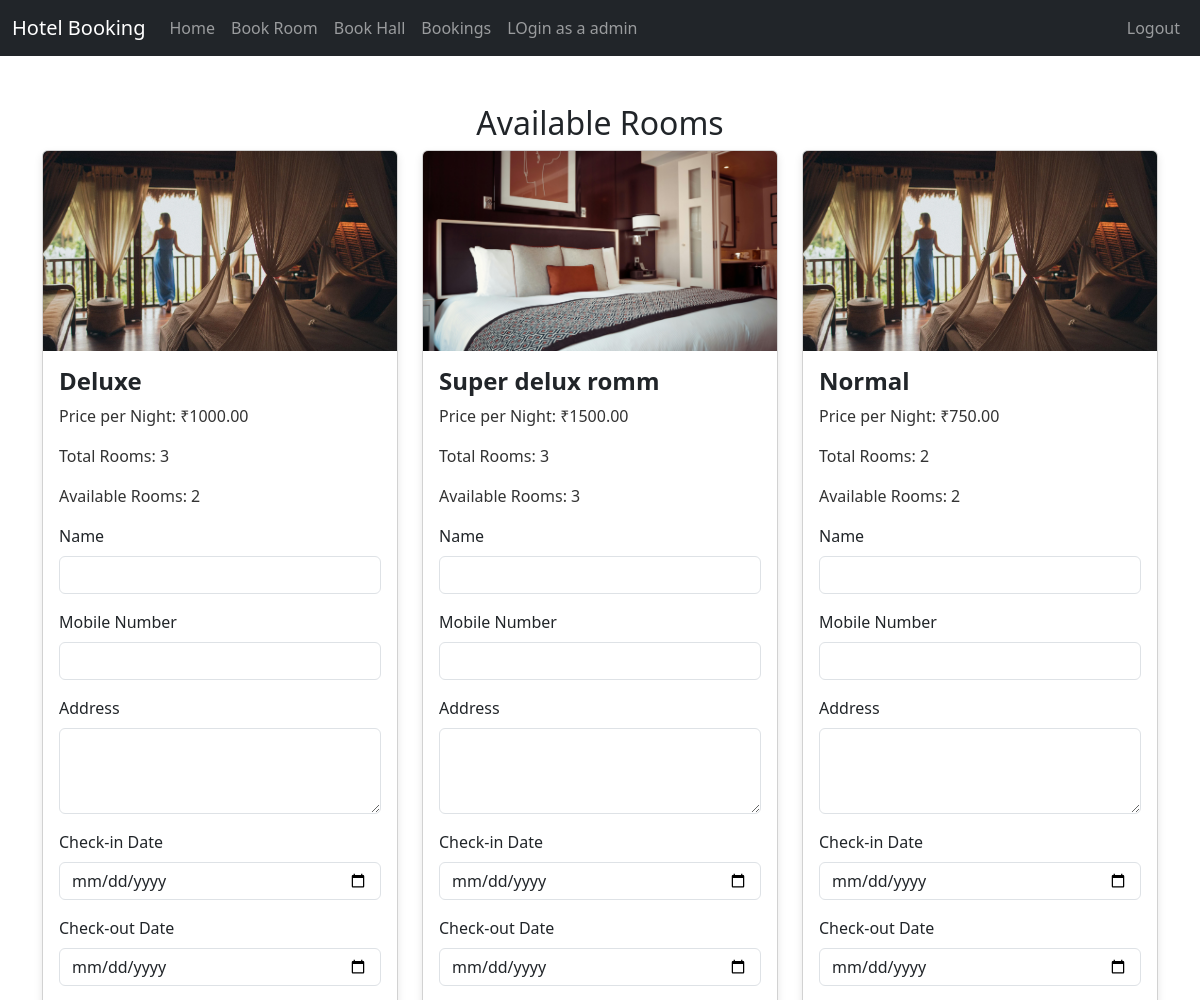
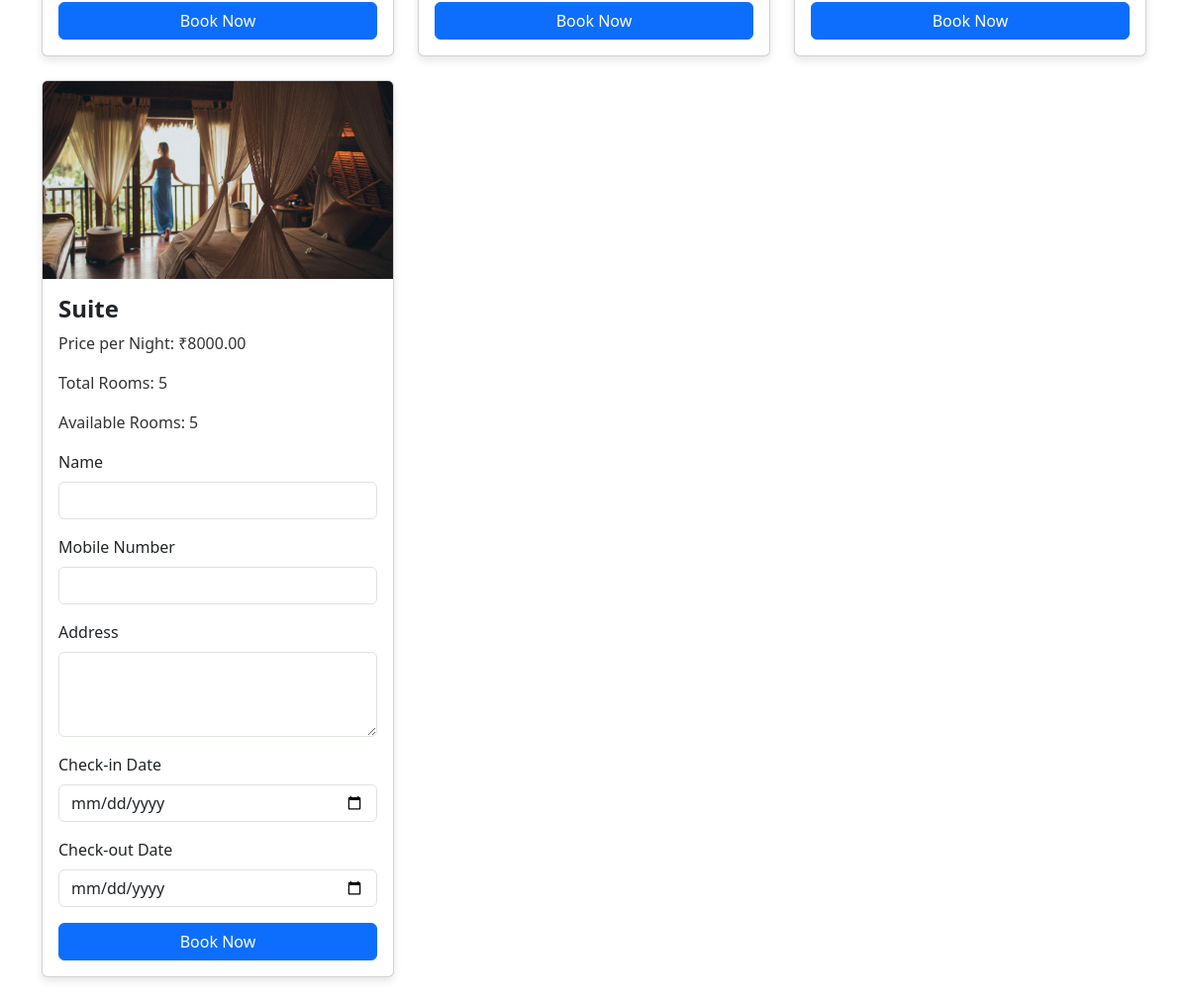
Screenshot of /book_room.php (signed in) with the database file from the repository (2 pictures, top to bottom).
### tables this page shows
CREATE TABLE `rooms` (
  `id` int(11) NOT NULL,
  `room_type` varchar(255) NOT NULL,
  `total_rooms` int(11) NOT NULL,
  `booked_rooms` int(11) DEFAULT 0,
  `image` varchar(255) DEFAULT NULL,
  `price_per_night` decimal(10,2) NOT NULL DEFAULT 0.00,
  `services` text DEFAULT NULL
);

### book_room.php (the view, shortened to what this page needs)
<?php
require_once 'db.php';
$stmt = $pdo->query("SELECT * FROM rooms");
$rooms = $stmt->fetchAll();
?>
<!DOCTYPE html>
<html lang="en">
<head>
    <link href="https://cdn.jsdelivr.net/npm/bootstrap@5.3.0-alpha1/dist/css/bootstrap.min.css" rel="stylesheet">
</head>
<body>
    <?php include 'nav.php'; ?>
    <div class="container mt-5">
        <h2>Available Rooms</h2>
        <div class="row">
            <?php foreach ($rooms as $room): ?>
                <div class="col-md-4 mb-4">
                    <div class="card">
                        <?php
                        $default_image = 'https://via.placeholder.com/400x200?text=No+Image';
                        $room_image = !empty($room['image']) ? htmlspecialchars($room['image']) : $default_image;
                        ?>
                        <img src="<?= $room_image ?>" class="card-img-top" alt="<?= ucfirst($room['room_type']) ?> Room">
                        <div class="card-body">
                            <h5 class="card-title"><?= ucfirst($room['room_type']) ?></h5>
                            <p class="card-text">Price per Night: ₹<?= $room['price_per_night'] ?></p>
                            <p class="card-text">Total Rooms: <?= $room['total_rooms'] ?></p>
                            <p class="card-text">Available Rooms: <?= $room['total_rooms'] - $room['booked_rooms'] ?></p>
                            <form method="POST" action="">
                                <div class="mb-3">
                                    <label for="name_<?= $room['room_type'] ?>" class="form-label">Name</label>
                                    <input type="text" class="form-control" id="name_<?= $room['room_type'] ?>" name="name" required>
                                </div>
                                <div class="mb-3">
                                    <label for="mobile_number_<?= $room['room_type'] ?>" class="form-label">Mobile Number</label>
                                    <input type="text" class="form-control" id="mobile_number_<?= $room['room_type'] ?>" name="mobile_number" required>
                                </div>
                                <div class="mb-3">
                                    <label for="address_<?= $room['room_type'] ?>" class="form-label">Address</label>
                                    <textarea class="form-control" id="address_<?= $room['room_type'] ?>" name="address" rows="3" required></textarea>
                                </div>
                                <div class="mb-3">
                                    <label for="check_in_date_<?= $room['room_type'] ?>" class="form-label">Check-in Date</label>
                                    <input type="date" class="form-control" id="check_in_date_<?= $room['room_type'] ?>" name="check_in_date" required>
                                </div>
                                <div class="mb-3">
                                    <label for="check_out_date_<?= $room['room_type'] ?>" class="form-label">Check-out Date</label>
                                    <input type="date" class="form-control" id="check_out_date_<?= $room['room_type'] ?>" name="check_out_date" required>
                                </div>
                                <button type="submit" class="btn btn-primary">Book Now</button>
                            </form>
                        </div>
                    </div>
                </div>
            <?php endforeach; ?>
        </div>
    </div>
</body>
</html>

### book_room.php (style rules this page uses)
body { background-color: #f8f9fa; font-family: 'Arial', sans-serif; }
.container { max-width: 1200px; margin-top: 50px; }
h2 { color: #0d6efd; text-align: center; margin-bottom: 30px; }
.card { border: none; border-radius: 10px; box-shadow: 0 4px 8px rgba(0, 0, 0, 0.1); transition: transform 0.3s ease; }
.card-img-top { height: 200px; object-fit: cover; border-top-left-radius: 10px; border-top-right-radius: 10px; }
.card-title { font-size: 1.5rem; font-weight: bold; color: #0d6efd; }
.card-text { font-size: 1rem; color: #333; }
.btn-primary { width: 100%; padding: 10px; font-size: 1rem; border-radius: 5px; background-color: #0d6efd; border: none; transition: background-color 0.3s ease; }

### rows the page displays
rooms: image (picture), room_type "Deluxe", price_per_night "1000.00", total_rooms "3", $room['total_rooms'] - $room['booked_rooms'] "2"
rooms: image (picture), room_type "Super delux romm", price_per_night "1500.00", total_rooms "3", $room['total_rooms']-$room['booked_rooms'] "3"
rooms: image (picture), room_type "Normal", price_per_night "750.00", total_rooms "2", $room['total_rooms']-$room['booked_rooms'] "2"
rooms: image (picture), room_type "Suite", price_per_night "8000.00", total_rooms "5", $room['total_rooms']-$room['booked_rooms'] "5"
